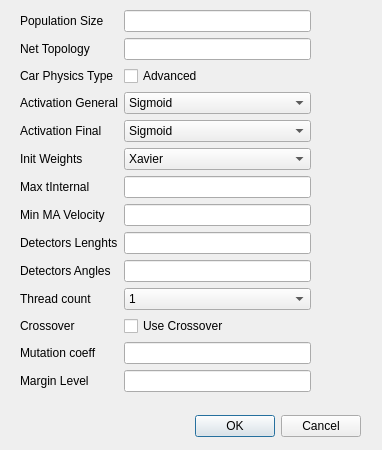
<?xml version="1.0" encoding="UTF-8"?>
<ui version="4.0">
 <class>DialogSettings</class>
 <widget class="QDialog" name="DialogSettings">
  <property name="geometry">
   <rect>
    <x>0</x>
    <y>0</y>
    <width>382</width>
    <height>450</height>
   </rect>
  </property>
  <property name="windowTitle">
   <string>Dialog</string>
  </property>
  <widget class="QDialogButtonBox" name="buttonBox">
   <property name="geometry">
    <rect>
     <x>20</x>
     <y>410</y>
     <width>341</width>
     <height>32</height>
    </rect>
   </property>
   <property name="orientation">
    <enum>Qt::Horizontal</enum>
   </property>
   <property name="standardButtons">
    <set>QDialogButtonBox::Cancel|QDialogButtonBox::Ok</set>
   </property>
   <property name="centerButtons">
    <bool>false</bool>
   </property>
  </widget>
  <widget class="QWidget" name="layoutWidget">
   <property name="geometry">
    <rect>
     <x>20</x>
     <y>10</y>
     <width>291</width>
     <height>391</height>
    </rect>
   </property>
   <layout class="QFormLayout" name="formLayout">
    <item row="0" column="1">
     <widget class="QLineEdit" name="lineEditPopulationSize"/>
    </item>
    <item row="1" column="0">
     <widget class="QLabel" name="label_2">
      <property name="text">
       <string>Net Topology</string>
      </property>
     </widget>
    </item>
    <item row="1" column="1">
     <widget class="QLineEdit" name="lineEditNetTopology"/>
    </item>
    <item row="2" column="0">
     <widget class="QLabel" name="label_3">
      <property name="text">
       <string>Car Physics Type</string>
      </property>
     </widget>
    </item>
    <item row="2" column="1">
     <widget class="QCheckBox" name="chbIsAdvanced">
      <property name="text">
       <string>Advanced</string>
      </property>
     </widget>
    </item>
    <item row="0" column="0">
     <widget class="QLabel" name="label">
      <property name="text">
       <string>Population Size</string>
      </property>
     </widget>
    </item>
    <item row="3" column="0">
     <widget class="QLabel" name="label_4">
      <property name="text">
       <string>Activation General</string>
      </property>
     </widget>
    </item>
    <item row="3" column="1">
     <widget class="QComboBox" name="cbActivationGeneral">
      <item>
       <property name="text">
        <string>Sigmoid</string>
       </property>
      </item>
      <item>
       <property name="text">
        <string>Tanh</string>
       </property>
      </item>
      <item>
       <property name="text">
        <string>ReLU</string>
       </property>
      </item>
     </widget>
    </item>
    <item row="4" column="0">
     <widget class="QLabel" name="label_5">
      <property name="text">
       <string>Activation Final</string>
      </property>
     </widget>
    </item>
    <item row="4" column="1">
     <widget class="QComboBox" name="cbActivationFinal">
      <item>
       <property name="text">
        <string>Sigmoid</string>
       </property>
      </item>
      <item>
       <property name="text">
        <string>Tanh</string>
       </property>
      </item>
      <item>
       <property name="text">
        <string>ReLU</string>
       </property>
      </item>
     </widget>
    </item>
    <item row="5" column="0">
     <widget class="QLabel" name="label_6">
      <property name="text">
       <string>Init Weights</string>
      </property>
     </widget>
    </item>
    <item row="5" column="1">
     <widget class="QComboBox" name="cbInitWeights">
      <item>
       <property name="text">
        <string>Xavier</string>
       </property>
      </item>
      <item>
       <property name="text">
        <string>For ReLU</string>
       </property>
      </item>
     </widget>
    </item>
    <item row="6" column="0">
     <widget class="QLabel" name="label_7">
      <property name="text">
       <string>Max tInternal</string>
      </property>
     </widget>
    </item>
    <item row="6" column="1">
     <widget class="QLineEdit" name="lineEditMax_tInternal"/>
    </item>
    <item row="7" column="0">
     <widget class="QLabel" name="label_8">
      <property name="text">
       <string>Min MA Velocity</string>
      </property>
     </widget>
    </item>
    <item row="7" column="1">
     <widget class="QLineEdit" name="lineEditMinMAVelocity"/>
    </item>
    <item row="8" column="0">
     <widget class="QLabel" name="label_9">
      <property name="text">
       <string>Detectors Lenghts</string>
      </property>
     </widget>
    </item>
    <item row="9" column="0">
     <widget class="QLabel" name="label_10">
      <property name="text">
       <string>Detectors Angles</string>
      </property>
     </widget>
    </item>
    <item row="8" column="1">
     <widget class="QLineEdit" name="lineEditDetectorsLenghts"/>
    </item>
    <item row="9" column="1">
     <widget class="QLineEdit" name="lineEditDetectorsAngles"/>
    </item>
    <item row="10" column="0">
     <widget class="QLabel" name="label_11">
      <property name="text">
       <string>Thread count</string>
      </property>
     </widget>
    </item>
    <item row="10" column="1">
     <widget class="QComboBox" name="cbThreadCount">
      <item>
       <property name="text">
        <string>1</string>
       </property>
      </item>
      <item>
       <property name="text">
        <string>2</string>
       </property>
      </item>
      <item>
       <property name="text">
        <string>4</string>
       </property>
      </item>
      <item>
       <property name="text">
        <string>8</string>
       </property>
      </item>
     </widget>
    </item>
    <item row="11" column="0">
     <widget class="QLabel" name="label_12">
      <property name="text">
       <string>Crossover</string>
      </property>
     </widget>
    </item>
    <item row="11" column="1">
     <widget class="QCheckBox" name="chbIsCrossover">
      <property name="text">
       <string>Use Crossover</string>
      </property>
     </widget>
    </item>
    <item row="12" column="0">
     <widget class="QLabel" name="label_13">
      <property name="text">
       <string>Mutation coeff</string>
      </property>
     </widget>
    </item>
    <item row="12" column="1">
     <widget class="QLineEdit" name="lineEditMutationCoeff"/>
    </item>
    <item row="13" column="0">
     <widget class="QLabel" name="label_14">
      <property name="text">
       <string>Margin Level</string>
      </property>
     </widget>
    </item>
    <item row="13" column="1">
     <widget class="QLineEdit" name="lineEditMarginLevel"/>
    </item>
   </layout>
  </widget>
 </widget>
 <resources/>
 <connections>
  <connection>
   <sender>buttonBox</sender>
   <signal>accepted()</signal>
   <receiver>DialogSettings</receiver>
   <slot>accept()</slot>
   <hints>
    <hint type="sourcelabel">
     <x>248</x>
     <y>254</y>
    </hint>
    <hint type="destinationlabel">
     <x>157</x>
     <y>274</y>
    </hint>
   </hints>
  </connection>
  <connection>
   <sender>buttonBox</sender>
   <signal>rejected()</signal>
   <receiver>DialogSettings</receiver>
   <slot>reject()</slot>
   <hints>
    <hint type="sourcelabel">
     <x>316</x>
     <y>260</y>
    </hint>
    <hint type="destinationlabel">
     <x>286</x>
     <y>274</y>
    </hint>
   </hints>
  </connection>
 </connections>
</ui>
